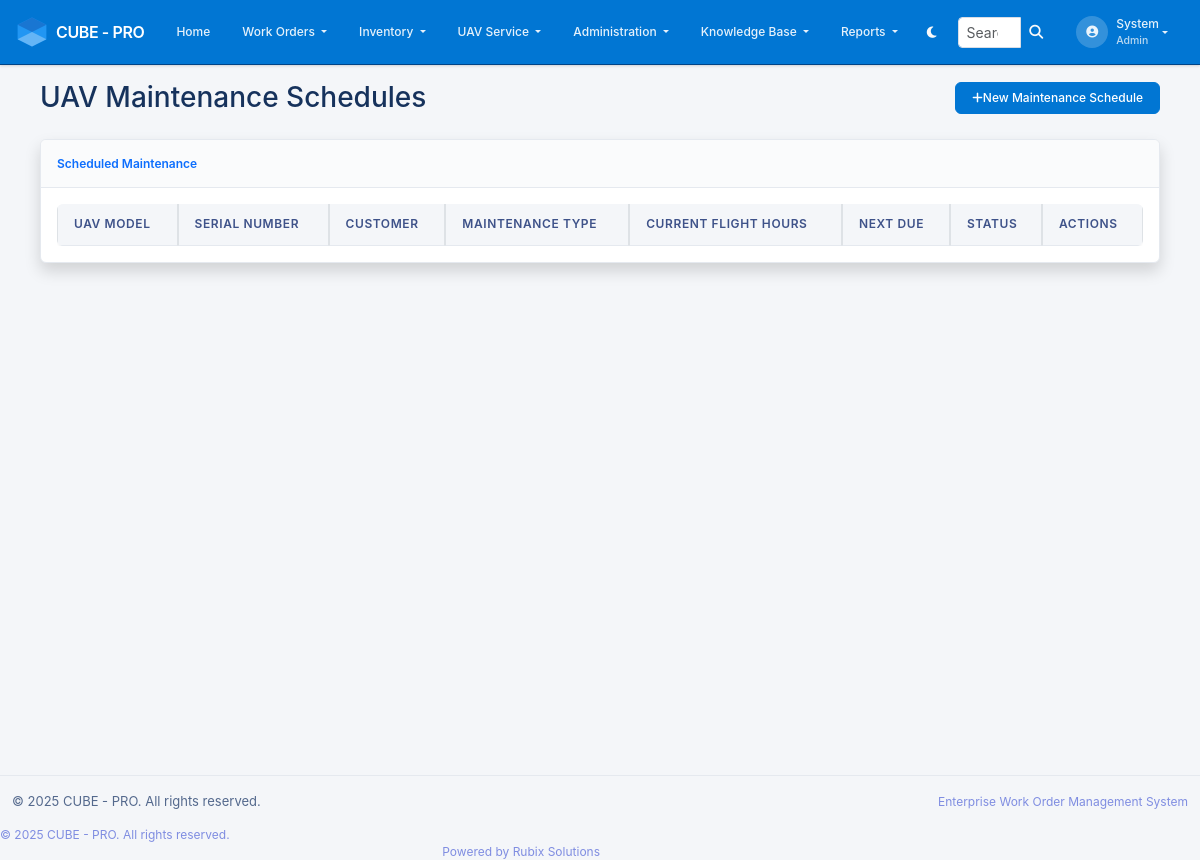
The app's page /uav-service/maintenance/schedules (signed in), older data.
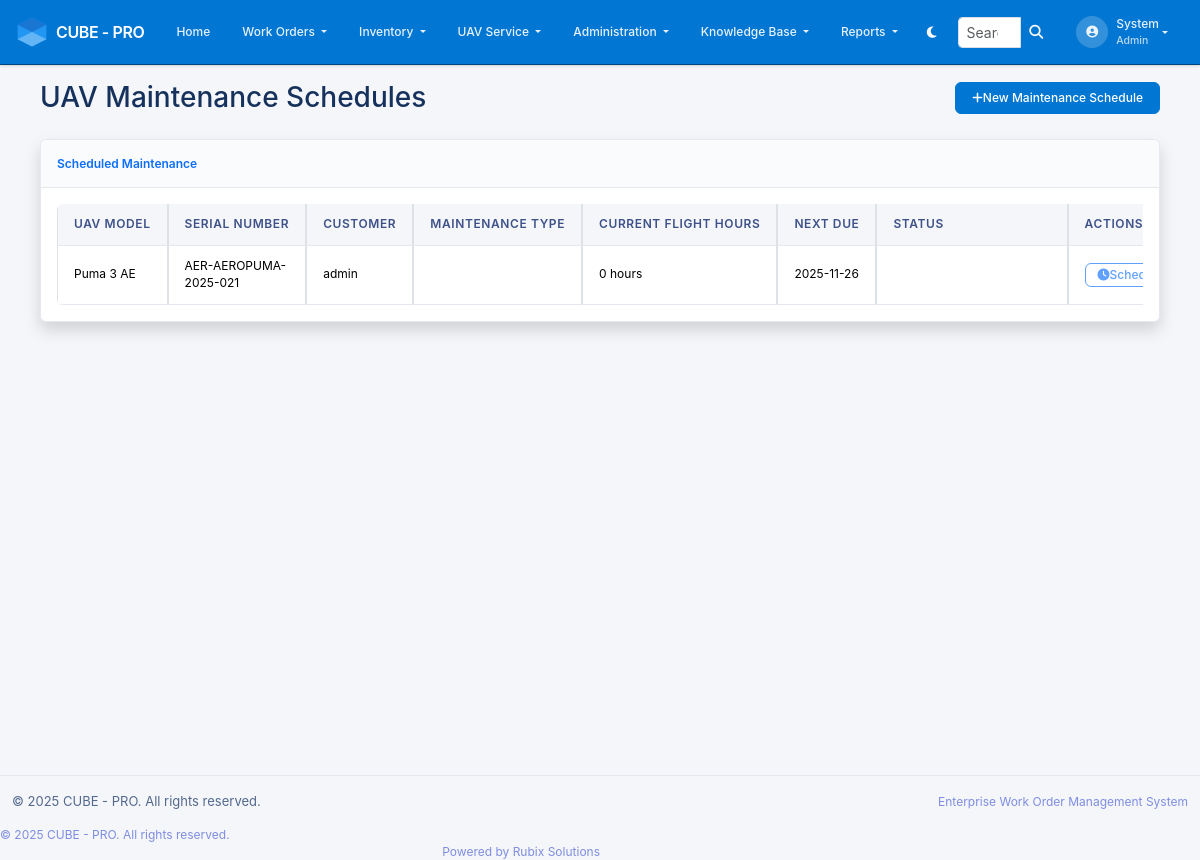
The same page, newer data.
### app/models.py (models this page shows, shortened)
class UAVMaintenanceSchedule(db.Model):
    __tablename__ = 'uav_maintenance_schedules'
    id = db.Column(db.Integer, primary_key=True)
    uav_model = db.Column(db.String(100), nullable=False)
    uav_serial_number = db.Column(db.String(100))
    maintenance_type = db.Column(db.String(50), nullable=False)  # 'FLIGHT_HOURS', 'TIME_BASED', 'BOTH'
    flight_hours_interval = db.Column(db.Integer)  # Every X flight hours
    time_interval_days = db.Column(db.Integer)  # Every X days
    current_flight_hours = db.Column(db.Integer, default=0)
    last_maintenance_date = db.Column(db.DateTime)
    next_maintenance_due = db.Column(db.DateTime)
    notification_sent = db.Column(db.Boolean, default=False)
    customer_notified = db.Column(db.Boolean, default=False)
    service_center_notified = db.Column(db.Boolean, default=False)
    created_at = db.Column(db.DateTime, default=lambda: datetime.now(timezone.utc))
    updated_at = db.Column(db.DateTime, default=lambda: datetime.now(timezone.utc),
                          onupdate=lambda: datetime.now(timezone.utc))
    customer_id = db.Column(db.Integer, db.ForeignKey('users.id'))
    product_id = db.Column(db.Integer, db.ForeignKey('products.id'))
    customer = db.relationship('User', backref='uav_maintenance_schedules')
    product = db.relationship('Product', backref='maintenance_schedules')
    @property
    def is_maintenance_due(self):
        if self.maintenance_type in ['TIME_BASED', 'BOTH']:
            if self.next_maintenance_due and datetime.now(timezone.utc) >= self.next_maintenance_due.replace(tzinfo=timezone.utc):
                return True
        if self.maintenance_type in ['FLIGHT_HOURS', 'BOTH']:
            if self.flight_hours_interval and self.current_flight_hours >= self.flight_hours_interval:
                return True
        return False

class User(UserMixin, db.Model):
    __tablename__ = 'users'
    id = db.Column(db.Integer, primary_key=True)
    username = db.Column(db.String(64), unique=True, nullable=False, index=True)
    email = db.Column(db.String(120), unique=True, nullable=False, index=True)
    password_hash = db.Column(db.String(255), nullable=False)
    first_name = db.Column(db.String(64), nullable=False)
    last_name = db.Column(db.String(64), nullable=False)
    phone = db.Column(db.String(20))
    is_active = db.Column(db.Boolean, default=True)
    created_at = db.Column(db.DateTime, default=lambda: datetime.now(timezone.utc))
    last_login = db.Column(db.DateTime)
    role_id = db.Column(db.Integer, db.ForeignKey('roles.id'))
    created_workorders = db.relationship('WorkOrder', foreign_keys='WorkOrder.created_by_id',
                                       backref='creator', lazy='dynamic')
    assigned_workorders = db.relationship('WorkOrder', foreign_keys='WorkOrder.assigned_to_id',
                                        backref='assignee', lazy='dynamic')
    activities = db.relationship('WorkOrderActivity', backref='user', lazy='dynamic')
    def has_role(self, role_name):
        return self.role and self.role.name == role_name

### app/uav_service/routes.py (the view)
@bp.route('/maintenance/schedules')
@login_required
def maintenance_schedules():
    page = request.args.get('page', 1, type=int)
    schedules = UAVMaintenanceSchedule.query.order_by(UAVMaintenanceSchedule.next_maintenance_due.asc()).paginate(
        page=page, per_page=20, error_out=False
    )
    from datetime import datetime, timezone
    current_datetime = datetime.now(timezone.utc)
    return render_template('uav_service/maintenance_schedules.html',
                         schedules=schedules,
                         current_datetime=current_datetime)

### app/__init__.py (called while the page is built)
@login_manager.user_loader
def load_user(user_id):
    from app.models import User
    return User.query.get(int(user_id))

### app/templates/uav_service/maintenance_schedules.html (shortened to what the changed rows need)
{% extends "base.html" %}
{% set active_page = "uav_service" %}
{% block content %}
<div class="container-fluid">
    <div class="row">
        <div class="col-12">
            <div class="d-flex justify-content-between align-items-center mb-4">
                <h1 class="h3 mb-0 text-gray-800">UAV Maintenance Schedules</h1>
            </div>
            <div class="card shadow mb-4">
                <div class="card-body">
                    <div class="table-responsive">
                        <table class="table table-bordered" id="dataTable" width="100%" cellspacing="0">
                            <thead>
                                <tr>
                                    <th>UAV Model</th>
                                    <th>Serial Number</th>
                                    <th>Customer</th>
                                    <th>Maintenance Type</th>
                                    <th>Current Flight Hours</th>
                                    <th>Next Due</th>
                                    <th>Status</th>
                                    <th>Actions</th>
                                </tr>
                            </thead>
                            <tbody>
                                {% for schedule in schedules.items %}
                                <tr>
                                    <td>{{ schedule.uav_model }}</td>
                                    <td>{{ schedule.uav_serial_number }}</td>
                                    <td>{{ schedule.customer.username if schedule.customer else 'N/A' }}</td>
                                    <td>
                                        <span class="badge badge-info">{{ schedule.maintenance_type.replace('_', ' ').title() }}</span>
                                    </td>
                                    <td>{{ schedule.current_flight_hours }} hours</td>
                                    <td>
                                        {% if schedule.next_maintenance_due %}
                                            {{ schedule.next_maintenance_due.strftime('%Y-%m-%d') }}
                                        {% else %}
                                            N/A
                                        {% endif %}
                                    </td>
                                    <td>
                                        {% if schedule.is_maintenance_due %}
                                            <span class="badge badge-danger">Due Now</span>
                                        {% elif schedule.next_maintenance_due %}
                                            {% set days_until = (schedule.next_maintenance_due.date() - current_datetime.date()).days %}
                                            {% if days_until <= 0 %}
                                                <span class="badge badge-danger">Overdue</span>
                                            {% elif days_until <= 7 %}
                                                <span class="badge badge-warning">Due Soon ({{ days_until }} days)</span>
                                            {% else %}
                                                <span class="badge badge-success">Scheduled ({{ days_until }} days)</span>
                                            {% endif %}
                                        {% else %}
                                            <span class="badge badge-secondary">Not Scheduled</span>
                                        {% endif %}
                                    </td>
                                    <td>
                                        {% if schedule.is_maintenance_due %}
                                            <a href="{{ url_for('uav_service.create_incident') }}?maintenance_schedule_id={{ schedule.id }}"
                                               class="btn btn-sm btn-danger">
                                                <i class="fas fa-wrench"></i> Schedule Service
                                            </a>
                                        {% else %}
                                            <button class="btn btn-sm btn-outline-primary" disabled>
                                                <i class="fas fa-clock"></i> Scheduled
                                            </button>
                                        {% endif %}
                                    </td>
                                </tr>
                                {% endfor %}
                            </tbody>
                        </table>
                    </div>
                </div>
            </div>
        </div>
    </div>
</div>
{% endblock %}

Row changes from the older to the newer data that the page shows:
added UAVMaintenanceSchedule: uav_model "Puma 3 AE", uav_serial_number "AER-AEROPUMA-2025-021", customer "admin", current_flight_hours "0", next_maintenance_due "2025-11-26", maintenance_type "FLIGHT_HOURS" (drawn)
